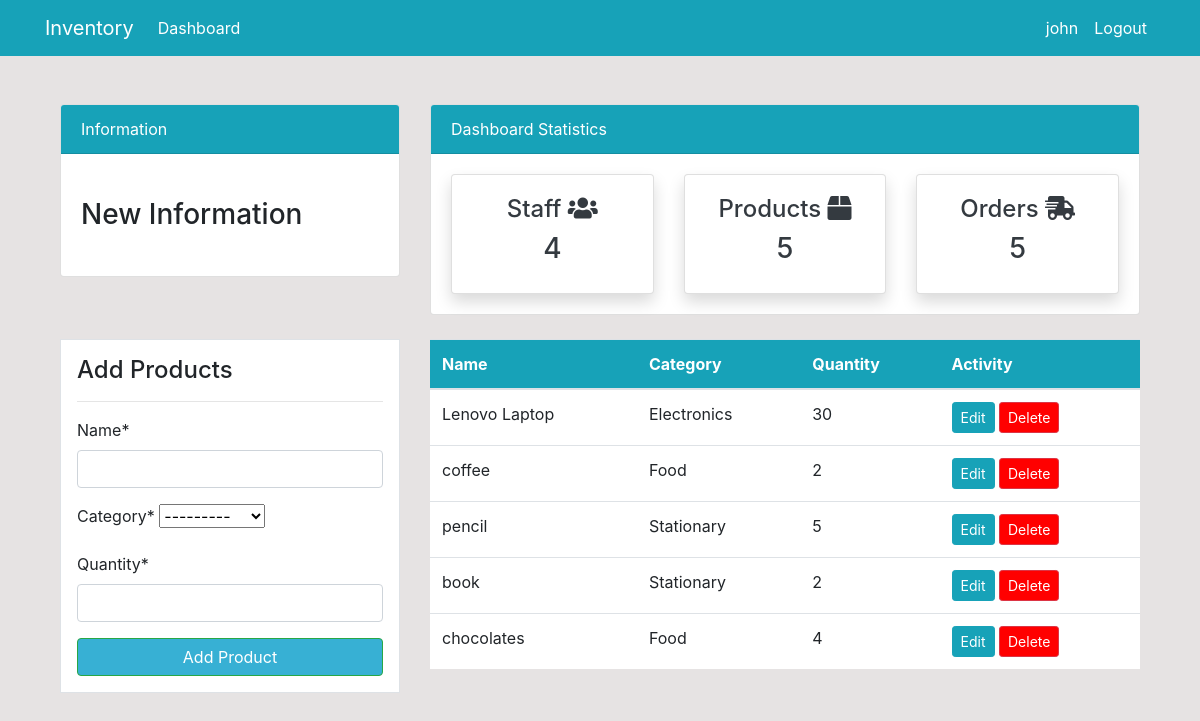
/product/ (signed in), run on the app's committed database.
### app/models.py (models this page shows, shortened)
class Product(models.Model):
    name = models.CharField(max_length=100, null=True)
    category = models.CharField(max_length=20, choices=CATEGORY, null=True)
    quantity = models.PositiveIntegerField(null=True)

### app/views.py (the view)
# urls.py: path('product/', views.product, name='app-product'),
@login_required(login_url='user-login')
def product(request):
    items = Product.objects.all()
    workers_count = User.objects.all().count()
    orders_count = Order.objects.all().count()
    product_count = items.count()
    if request.method == 'POST':
        form = ProductForm(request.POST)
        if form.is_valid():
            form.save()
            product_name = form.cleaned_data.get('name')
            messages.success(request, f'{product_name} has been added')
            return redirect('app-product')
    else:
        form = ProductForm()
    context = {
        'items':items,
        'product_count': product_count,
        'workers_count': workers_count,
        'orders_count': orders_count,
        'form':form
    }
    return render(request, 'app/product.html', context)

### app/forms.py
class ProductForm(forms.ModelForm):
    class Meta:
        model = Product
        fields = ['name','category','quantity']

### templates/app/product.html (shortened to what this page needs)
{% extends 'partials/base.html' %}
{% block content %}
{% include 'partials/topside.html' %}
{% load crispy_forms_tags %}
<div class="container">
    <div class="row my-4">
        <div class="col-md-4">
            <div class="border bg-white p-3">
                <h4>Add Products</h4>
                <hr>
                <form method="POST">
                    {{form|crispy}}
                    <input class="btn btn-success btn-block" style="background-color: rgba(17,161,204,0.84)" type="submit" value="Add Product">
                </form>
            </div>
        </div>
        <div class="col-md-8">
            <table class="table bg-white">
                <thead class="bg-info">
                    <tr class="text-white">
                        <th scope="col">Name</th>
                        <th scope="col">Category</th>
                        <th scope="col">Quantity</th>
                        <th scope="col">Activity</th>
                    </tr>
                </thead>
                <tbody>
                    {% for item in items %}
                    <tr>
                        <td>{{item.name}}</td>
                        <td>{{item.category}}</td>
                        <td>{{item.quantity}}</td>
                        <td>
                            <a class="btn btn-info btn-sm" href="{% url 'app-product-update' item.id %}">Edit</a>
                            <a class="btn btn-danger btn-sm" style="background-color: red" href="{% url 'app-product-delete' item.id %}">Delete</a>
                        </td>
                   </tr>
                   {% endfor %}
                </tbody>
            </table>
        </div>
    </div>
</div>
{% endblock %}

### templates/partials/nav.html (shortened to what this page needs)
<nav class="navbar navbar-expand-lg navbar-info bg-info">
    {% if user.is_authenticated %}
    <div class="container">
        <a class="navbar-brand text-white" href="app/index.html">Inventory</a>
        <div class="collapse navbar-collapse" id="navbarSupportedContent">
            <ul class="navbar-nav mr-auto">
                <li class="nav-item active">
                    <a class="nav-link text-white" href="{% url 'app-index' %}">Dashboard </a>
                </li>
            </ul>
            <ul class="navbar-nav ml-auto">
                <li class="nav-item active">
                    <a class="nav-link text-white" href="{% url 'user-profile' %}">{{user.username}} </a>
                </li>
                <li class="nav-item">
                    <a class="nav-link text-white" href="#" onclick="event.preventDefault(); document.getElementById('logout-form').submit();">Logout</a>
                </li>
            </ul>
    {% endif %}
</nav>

### static/style.css (style rules this page uses)
body { background-color: rgb(230, 227, 227); }

### data on the page
Product: name "Lenovo Laptop", category "Electronics", quantity "30"
Product: name "coffee", category "Food", quantity "2"
Product: name "pencil", category "Stationary", quantity "5"
Product: name "book", category "Stationary", quantity "2"
Product: name "chocolates", category "Food", quantity "4"

### other printed values
{{ user.username }} "john"
{{ workers_count }} "4"
{{ product_count }} "5"
{{ orders_count }} "5"
